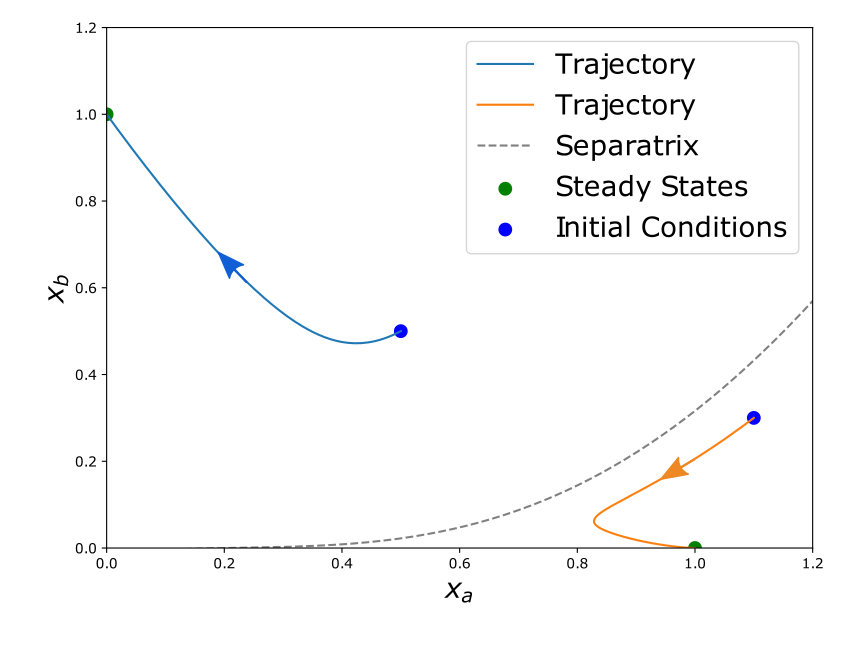

Write Python code to recreate this figure.
#!/usr/bin/env python3

import numpy as np
import barebones_CDI as bb
import scipy.integrate as integrate
import matplotlib.pyplot as plt
import math


def integrand(x, t, mu, M):
    """ Return N-dimensional gLV equations """
    dxdt = ( np.dot(np.diag(mu), x)
             + np.dot(np.diag(x), np.dot(M, x)) )
    for i in range(len(x)):
        if abs(x[i]) < 1e-8:
            dxdt[i] = 0
    return dxdt


###############################################################################


## MAIN FUNCTION


# labels = list of 11 bacteria names; mu = bacterial growth rates (11D);
# M = bacterial interactions (11D);
# eps = susceptibility to antibiotics (we won't use this)
labels, mu, M, eps = bb.get_stein_params()
# stein_ss = dictionary of steady states A-E. We choose to focus on two steady
# states (C and E) 
stein_ss = bb.get_all_ss()
ssa = stein_ss['E']; ssb = stein_ss['C']
# we get the reduced 2D growth rates nu and 2D interactions L through steady
# state reduction
nu, L = bb.SSR(ssa, ssb, mu, M)
# solve the gLV equations for ic=[.5, .5]
ic = [.5, .5]
ic2 = [1.1,.3]
t = np.linspace(0, 10, 1001)
traj_2D = integrate.odeint(integrand, ic, t, args=(nu, L))
traj_2D_2 = integrate.odeint(integrand, ic2, t, args=(nu, L))
# generate Taylor expansion of separatrix
p = bb.Params((L, [0, 0], nu))
# now p is a Class, and it contains elements p.M, and p.mu, as well as various
# helper functions (e.g. the get_11_ss function, which returns the semistable
# coexistent fixed point
u, v = p.get_11_ss()
print(u, v)
# return Taylor coefficients to 5th order
taylor_coeffs = p.get_taylor_coeffs(order=5)
# create separatrix
xs = np.linspace(0, 1.2, 1001)
ys = np.array([sum([(taylor_coeffs[i]/math.factorial(i))*(x - u)**i for i in range(len(taylor_coeffs))])
               for x in xs])

plt.plot(traj_2D[:,0], traj_2D[:,1],label = 'Trajectory')
plt.plot(traj_2D_2[:,0], traj_2D_2[:,1],label = 'Trajectory')
plt.plot(xs, ys, color='grey', ls='--',label = 'Separatrix')
plt.axis([0, 1.2, 0, 1.2])
plt.xlabel(r'$x_a$',fontsize = 20)
plt.ylabel(r'$x_b$',fontsize = 20)
plt.tight_layout()
filename = 'figs/example_trajectory.pdf'
plt.scatter([1],[0],facecolor = 'g',edgecolor = 'g',s=80)
plt.scatter([0],[1],facecolor = 'g',edgecolor = 'g',s=80,label = 'Steady States')
plt.scatter([.5],[.5],facecolor = 'b',edgecolor = 'b',s=80,label = 'Initial Conditions')
plt.scatter([1.1],[.3],facecolor = 'b',edgecolor = 'b',s=80)
plt.savefig(filename)
plt.legend(prop={'size': 20})
plt.show()
